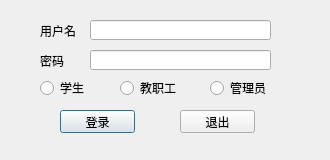
<?xml version="1.0" encoding="UTF-8"?>
<ui version="4.0">
 <class>LoginDialog</class>
 <widget class="QDialog" name="LoginDialog">
  <property name="geometry">
   <rect>
    <x>0</x>
    <y>0</y>
    <width>330</width>
    <height>160</height>
   </rect>
  </property>
  <property name="windowTitle">
   <string>登录</string>
  </property>
  <widget class="QLabel" name="label">
   <property name="geometry">
    <rect>
     <x>40</x>
     <y>20</y>
     <width>54</width>
     <height>21</height>
    </rect>
   </property>
   <property name="text">
    <string>用户名</string>
   </property>
  </widget>
  <widget class="QLabel" name="label_2">
   <property name="geometry">
    <rect>
     <x>40</x>
     <y>50</y>
     <width>54</width>
     <height>21</height>
    </rect>
   </property>
   <property name="text">
    <string>密码</string>
   </property>
  </widget>
  <widget class="QRadioButton" name="StuCheckBox">
   <property name="geometry">
    <rect>
     <x>40</x>
     <y>80</y>
     <width>61</width>
     <height>16</height>
    </rect>
   </property>
   <property name="focusPolicy">
    <enum>Qt::TabFocus</enum>
   </property>
   <property name="toolTip">
    <string>以学生身份登陆</string>
   </property>
   <property name="text">
    <string>学生</string>
   </property>
  </widget>
  <widget class="QRadioButton" name="TeaCheckBox">
   <property name="geometry">
    <rect>
     <x>120</x>
     <y>80</y>
     <width>61</width>
     <height>16</height>
    </rect>
   </property>
   <property name="focusPolicy">
    <enum>Qt::TabFocus</enum>
   </property>
   <property name="toolTip">
    <string>以教职工身份登陆</string>
   </property>
   <property name="text">
    <string>教职工</string>
   </property>
  </widget>
  <widget class="QRadioButton" name="AdminCheckBox">
   <property name="geometry">
    <rect>
     <x>210</x>
     <y>80</y>
     <width>61</width>
     <height>16</height>
    </rect>
   </property>
   <property name="focusPolicy">
    <enum>Qt::TabFocus</enum>
   </property>
   <property name="toolTip">
    <string>以系统管理员身份登陆</string>
   </property>
   <property name="text">
    <string>管理员</string>
   </property>
  </widget>
  <widget class="QLineEdit" name="usrLineEdit">
   <property name="geometry">
    <rect>
     <x>90</x>
     <y>20</y>
     <width>181</width>
     <height>20</height>
    </rect>
   </property>
   <property name="focusPolicy">
    <enum>Qt::TabFocus</enum>
   </property>
  </widget>
  <widget class="QLineEdit" name="pswLineEdit">
   <property name="geometry">
    <rect>
     <x>90</x>
     <y>50</y>
     <width>181</width>
     <height>20</height>
    </rect>
   </property>
   <property name="focusPolicy">
    <enum>Qt::TabFocus</enum>
   </property>
   <property name="echoMode">
    <enum>QLineEdit::Password</enum>
   </property>
  </widget>
  <widget class="QPushButton" name="loginBtn">
   <property name="geometry">
    <rect>
     <x>60</x>
     <y>110</y>
     <width>75</width>
     <height>23</height>
    </rect>
   </property>
   <property name="text">
    <string>登录</string>
   </property>
   <property name="shortcut">
    <string>Return</string>
   </property>
  </widget>
  <widget class="QPushButton" name="exitBtn">
   <property name="geometry">
    <rect>
     <x>180</x>
     <y>110</y>
     <width>75</width>
     <height>23</height>
    </rect>
   </property>
   <property name="text">
    <string>退出</string>
   </property>
   <property name="shortcut">
    <string>Esc</string>
   </property>
  </widget>
 </widget>
 <layoutdefault spacing="6" margin="11"/>
 <tabstops>
  <tabstop>usrLineEdit</tabstop>
  <tabstop>pswLineEdit</tabstop>
  <tabstop>StuCheckBox</tabstop>
  <tabstop>TeaCheckBox</tabstop>
  <tabstop>AdminCheckBox</tabstop>
  <tabstop>loginBtn</tabstop>
  <tabstop>exitBtn</tabstop>
 </tabstops>
 <resources/>
 <connections/>
</ui>
